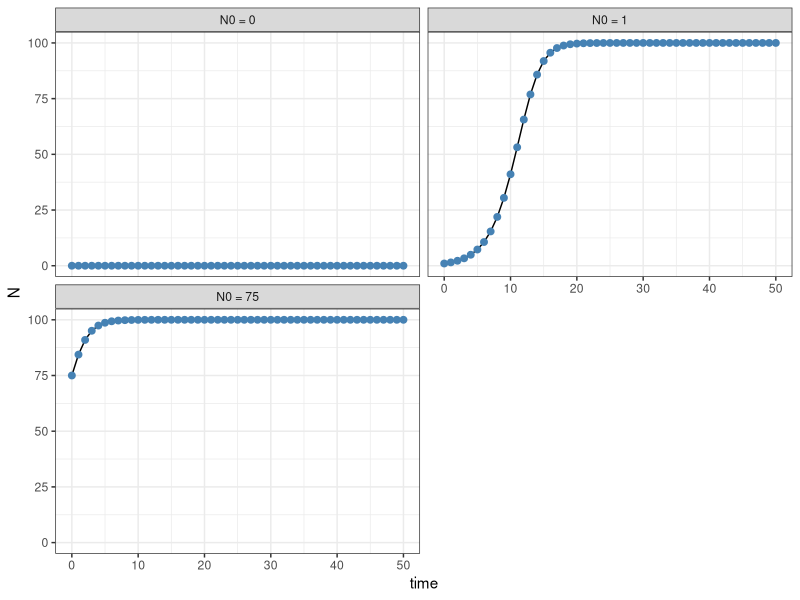
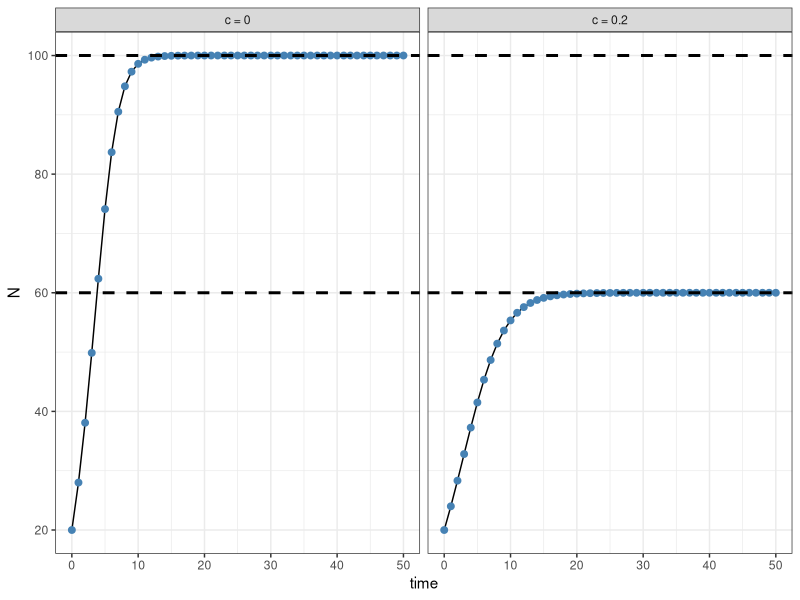

Here is the R script that generated these plots, in order:
## ---- chunk 1
suppressPackageStartupMessages({
  library(tidyverse)
})
## ---- chunk 2
logistic_model <- function(r = 0.5, K = 100, N0 = 10, nsteps = 50, c = 0.5, p = 10){
  # Define vector of time, N, and C
  time <- c(0:nsteps)
  N <- numeric(length = length(time))

  # Assign initial population size
  N[1] <- N0

  # Start for loop to simulate population
  for (t in 1:nsteps) {
    N[t+1] <- N[t] + (r * N[t] * (1 - (N[t] / K))) - c * N[t]
  }
  # End for loop
  
  # Create data.frame with simulation results
  simul <- data.frame(time, N) %>% 
    mutate(C = c * N,
           R = p * C)
    
  return(simul)
}
## ---- chunk 3
  rbind(logistic_model(N = 0, c = 0),
        logistic_model(N = 75, c = 0),
        logistic_model(N = 1, c = 0)) %>% 
  mutate(model = c(rep("N0 = 0", 51),
                   rep("N0 = 75", 51),
                   rep("N0 = 1", 51))) %>% 
  ggplot(mapping = aes(x = time, y = N)) +
  geom_line() +
  geom_point(color = "steelblue", size = 2) +
  theme_bw() +
  facet_wrap(~model, ncol = 2)
## ---- chunk 4
  rbind(logistic_model(N = 20, c = 0),
        logistic_model(N = 20, c = 0.2)) %>% 
  mutate(model = c(rep("c = 0", 51),
                   rep("c = 0.2", 51))) %>% 
  ggplot(mapping = aes(x = time, y = N)) +
  geom_line() +
  geom_point(color = "steelblue", size = 2) +
  theme_bw() +
  facet_wrap(~model, ncol = 2) +
  geom_hline(yintercept = c(100, 60), linetype = "dashed", size = 1)
